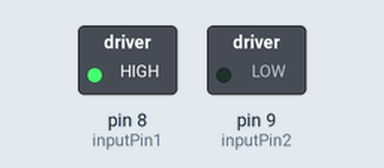
Bench run of a sketch on a simulated Arduino Uno, built with avr-gcc and run on an emulated ATmega328P. Parts: switched loads named in the sketch (green lamp = pin HIGH).

Above: at 0.1 s.
Timing chart, 0 to 1.6 s (numbered marks = the images above):
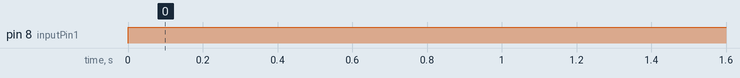

The sketch:

sketch_dc.ino
```cpp
//Motor A
const int inputPin1  = 8;    // Pin 15 of L293D IC
const int inputPin2  = 9;    // Pin 10 of L293D IC

void setup()
{
    pinMode(inputPin1, OUTPUT);
    pinMode(inputPin2, OUTPUT);

}

void loop()
{
    digitalWrite(inputPin1, HIGH);
    digitalWrite(inputPin2, LOW);

}
```

Measured:
- by itself, pin 8 (inputPin1): LOW → HIGH at 0.00 s
